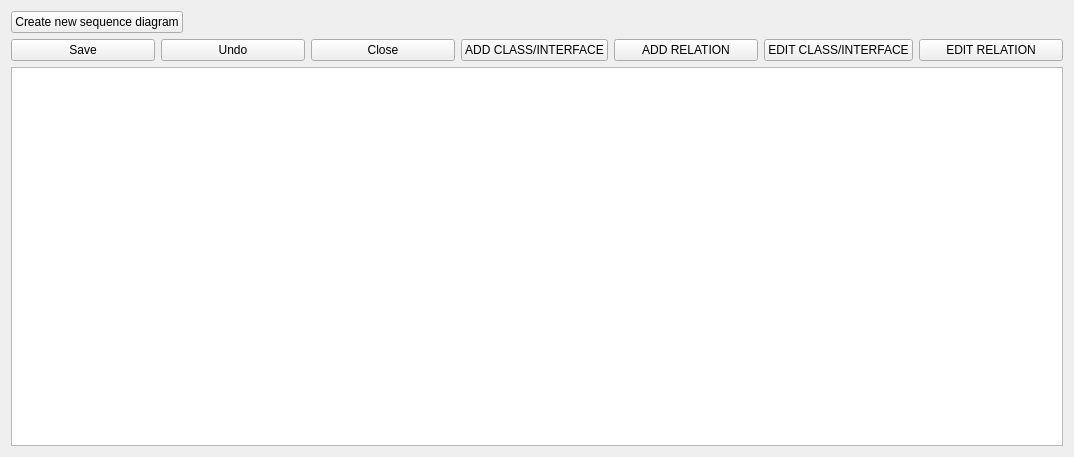
<?xml version="1.0" encoding="UTF-8"?>
<ui version="4.0">
 <class>classDiagramForm</class>
 <widget class="QWidget" name="classDiagramForm">
  <property name="geometry">
   <rect>
    <x>0</x>
    <y>0</y>
    <width>1074</width>
    <height>457</height>
   </rect>
  </property>
  <property name="windowTitle">
   <string>Form</string>
  </property>
  <layout class="QVBoxLayout" name="verticalLayout_3">
   <item>
    <layout class="QVBoxLayout" name="verticalLayout_2">
     <item>
      <layout class="QVBoxLayout" name="verticalLayout">
       <item>
        <layout class="QHBoxLayout" name="horizontalLayout_2">
         <item>
          <widget class="QPushButton" name="pushButton_8">
           <property name="text">
            <string>Create new sequence diagram</string>
           </property>
          </widget>
         </item>
         <item>
          <spacer name="horizontalSpacer">
           <property name="orientation">
            <enum>Qt::Horizontal</enum>
           </property>
           <property name="sizeHint" stdset="0">
            <size>
             <width>40</width>
             <height>20</height>
            </size>
           </property>
          </spacer>
         </item>
        </layout>
       </item>
       <item>
        <layout class="QHBoxLayout" name="horizontalLayout">
         <item>
          <widget class="QPushButton" name="pushButton">
           <property name="text">
            <string>Save</string>
           </property>
          </widget>
         </item>
         <item>
          <widget class="QPushButton" name="pushButton_2">
           <property name="text">
            <string>Undo</string>
           </property>
          </widget>
         </item>
         <item>
          <widget class="QPushButton" name="pushButton_3">
           <property name="text">
            <string>Close</string>
           </property>
          </widget>
         </item>
         <item>
          <widget class="QPushButton" name="pushButton_4">
           <property name="text">
            <string>ADD CLASS/INTERFACE</string>
           </property>
          </widget>
         </item>
         <item>
          <widget class="QPushButton" name="pushButton_5">
           <property name="text">
            <string>ADD RELATION</string>
           </property>
          </widget>
         </item>
         <item>
          <widget class="QPushButton" name="pushButton_7">
           <property name="text">
            <string>EDIT CLASS/INTERFACE</string>
           </property>
          </widget>
         </item>
         <item>
          <widget class="QPushButton" name="pushButton_6">
           <property name="text">
            <string>EDIT RELATION</string>
           </property>
          </widget>
         </item>
        </layout>
       </item>
      </layout>
     </item>
     <item>
      <widget class="QGraphicsView" name="graphicsView"/>
     </item>
    </layout>
   </item>
  </layout>
 </widget>
 <resources/>
 <connections/>
</ui>
